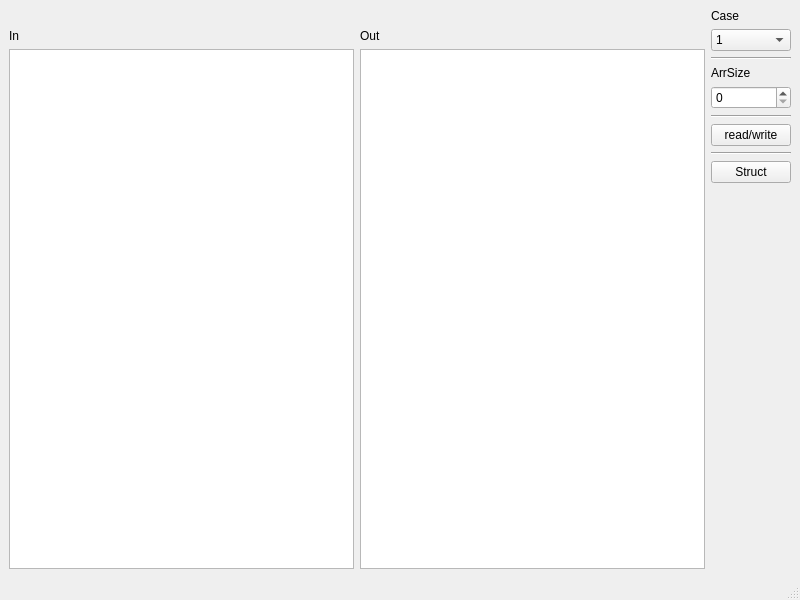
<?xml version="1.0" encoding="UTF-8"?>
<ui version="4.0">
 <class>MainWindow</class>
 <widget class="QMainWindow" name="MainWindow">
  <property name="geometry">
   <rect>
    <x>0</x>
    <y>0</y>
    <width>800</width>
    <height>600</height>
   </rect>
  </property>
  <property name="windowTitle">
   <string>MainWindow</string>
  </property>
  <widget class="QWidget" name="centralwidget">
   <layout class="QGridLayout" name="gridLayout">
    <item row="0" column="0">
     <layout class="QVBoxLayout" name="verticalLayout_4">
      <item>
       <widget class="QLabel" name="lmsg">
        <property name="text">
         <string/>
        </property>
       </widget>
      </item>
      <item>
       <layout class="QHBoxLayout" name="horizontalLayout">
        <item>
         <layout class="QVBoxLayout" name="verticalLayout">
          <item>
           <widget class="QLabel" name="label">
            <property name="text">
             <string>In</string>
            </property>
           </widget>
          </item>
          <item>
           <widget class="QTextEdit" name="textEdit"/>
          </item>
         </layout>
        </item>
        <item>
         <layout class="QVBoxLayout" name="verticalLayout_2">
          <item>
           <widget class="QLabel" name="label_2">
            <property name="text">
             <string>Out</string>
            </property>
           </widget>
          </item>
          <item>
           <widget class="QTextBrowser" name="textBrowser"/>
          </item>
         </layout>
        </item>
       </layout>
      </item>
     </layout>
    </item>
    <item row="0" column="1">
     <layout class="QVBoxLayout" name="verticalLayout_5">
      <item>
       <layout class="QVBoxLayout" name="verticalLayout_3">
        <item>
         <widget class="QLabel" name="label_3">
          <property name="text">
           <string>Case</string>
          </property>
         </widget>
        </item>
        <item>
         <widget class="QComboBox" name="comboBox">
          <item>
           <property name="text">
            <string>1</string>
           </property>
          </item>
          <item>
           <property name="text">
            <string>2</string>
           </property>
          </item>
          <item>
           <property name="text">
            <string>3</string>
           </property>
          </item>
          <item>
           <property name="text">
            <string>4</string>
           </property>
          </item>
          <item>
           <property name="text">
            <string>5</string>
           </property>
          </item>
         </widget>
        </item>
       </layout>
      </item>
      <item>
       <widget class="Line" name="line">
        <property name="orientation">
         <enum>Qt::Horizontal</enum>
        </property>
       </widget>
      </item>
      <item>
       <widget class="QLabel" name="label_4">
        <property name="text">
         <string>ArrSize</string>
        </property>
       </widget>
      </item>
      <item>
       <widget class="QSpinBox" name="spinBox"/>
      </item>
      <item>
       <widget class="Line" name="line_2">
        <property name="orientation">
         <enum>Qt::Horizontal</enum>
        </property>
       </widget>
      </item>
      <item>
       <widget class="QPushButton" name="pushButton">
        <property name="text">
         <string>read/write</string>
        </property>
       </widget>
      </item>
      <item>
       <widget class="Line" name="line_3">
        <property name="orientation">
         <enum>Qt::Horizontal</enum>
        </property>
       </widget>
      </item>
      <item>
       <widget class="QPushButton" name="pushButton_2">
        <property name="text">
         <string>Struct</string>
        </property>
       </widget>
      </item>
      <item>
       <spacer name="verticalSpacer">
        <property name="orientation">
         <enum>Qt::Vertical</enum>
        </property>
        <property name="sizeHint" stdset="0">
         <size>
          <width>20</width>
          <height>40</height>
         </size>
        </property>
       </spacer>
      </item>
     </layout>
    </item>
   </layout>
  </widget>
  <widget class="QMenuBar" name="menubar">
   <property name="geometry">
    <rect>
     <x>0</x>
     <y>0</y>
     <width>800</width>
     <height>22</height>
    </rect>
   </property>
  </widget>
  <widget class="QStatusBar" name="statusbar"/>
 </widget>
 <resources/>
 <connections/>
</ui>
